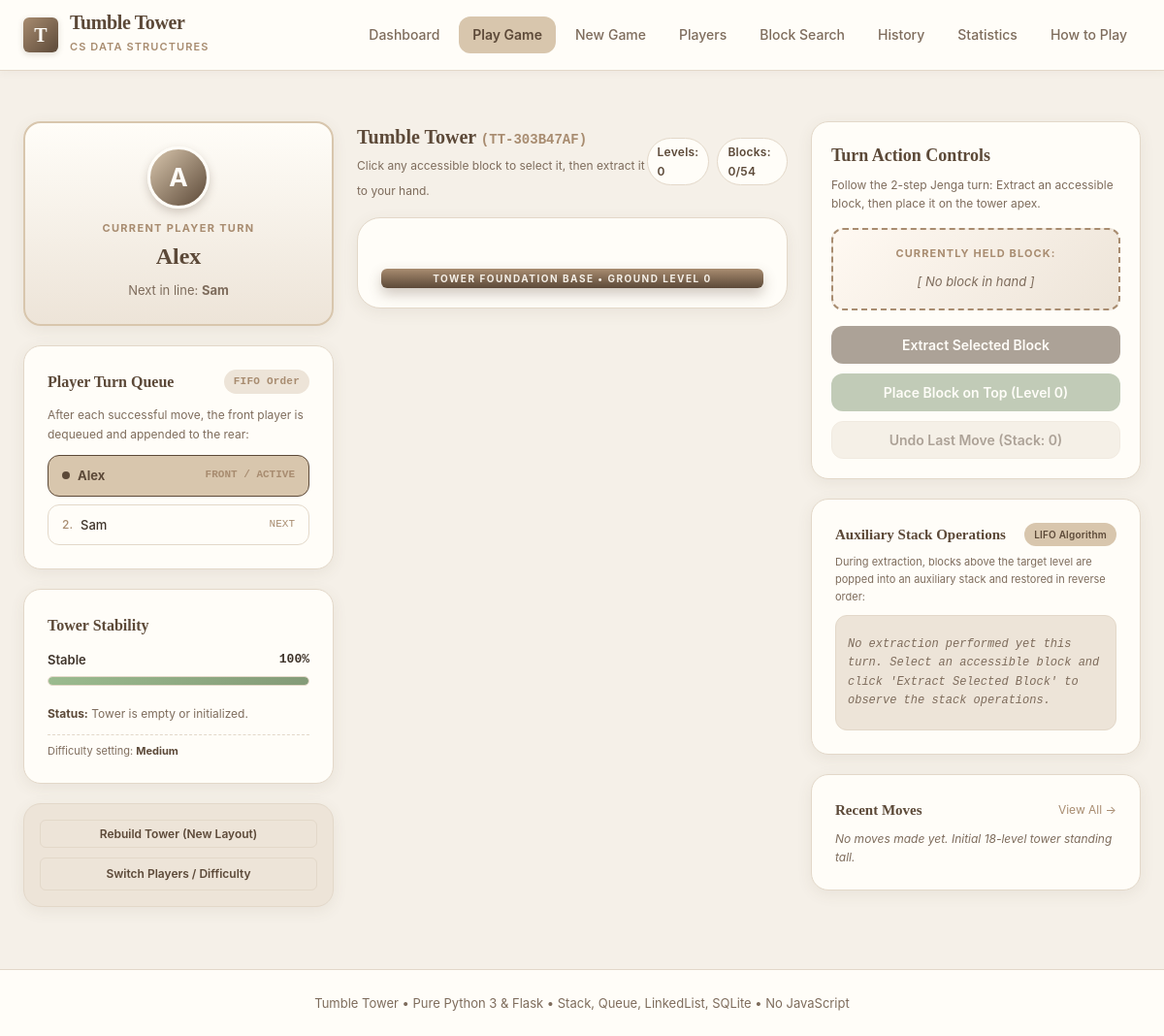
Screenshot of /game with the database file from the repository.
### tables this page shows
CREATE TABLE games (
                    id TEXT PRIMARY KEY,
                    status TEXT NOT NULL,       -- 'in_progress', 'collapsed', 'completed'
                    difficulty TEXT NOT NULL,   -- 'easy', 'medium', 'hard'
                    current_player TEXT,
                    winner TEXT,
                    total_moves INTEGER DEFAULT 0,
                    total_levels INTEGER DEFAULT 18,
                    blocks_remaining INTEGER DEFAULT 54,
                    collapse_reason TEXT,
                    game_data TEXT NOT NULL,    -- Complete JSON serialization of engine state
                    created_at TEXT NOT NULL,
                    updated_at TEXT NOT NULL
                );

### tumble_tower/app.py (the view, shortened to what this page needs)
@app.route("/game")
def gameplay():
    engine = get_or_create_engine()
    game_dict = engine.to_dict()
    accessible_block_ids = set()
    return render_template(
        "game.html",
        game=game_dict,
        accessible_ids=accessible_block_ids,
        active_page="game"
    )

### tumble_tower/app.py (called while the page is built, shortened)
def get_or_create_engine():
    game_id = session.get("current_game_id")
    if game_id and game_id in active_games:
        return active_games[game_id]
    if game_id:
        data = db.load_game(game_id)
        if data:
            engine = GameEngine.from_dict(data)
            active_games[game_id] = engine
            return engine
    saved = db.list_saved_games(limit=1)
    if saved:
        saved_id = saved[0]["id"]
        data = db.load_game(saved_id)
        if data:
            engine = GameEngine.from_dict(data)
            active_games[saved_id] = engine
            session["current_game_id"] = saved_id
            return engine

### tumble_tower/database.py (called while the page is built)
    def get_connection(self):
        conn = sqlite3.connect(self.db_path)
        conn.row_factory = sqlite3.Row
        return conn

    def load_game(self, game_id):
        with self.get_connection() as conn:
            cursor = conn.cursor()
            cursor.execute("SELECT game_data FROM games WHERE id = ?", (game_id,))
            row = cursor.fetchone()
            if row:
                return json.loads(row["game_data"])
        return None

    def list_saved_games(self, limit=10):
        with self.get_connection() as conn:
            cursor = conn.cursor()
            cursor.execute("""
                SELECT id, status, difficulty, current_player, total_moves, total_levels, updated_at
                FROM games
                WHERE status = 'in_progress'
                ORDER BY updated_at DESC
                LIMIT ?
            """, (limit,))
            return [dict(row) for row in cursor.fetchall()]

### tumble_tower/game_engine.py (called while the page is built)
    def restore_from_snapshot(self, snapshot):
        self.game_id = snapshot.get("game_id", self.game_id)
        self.difficulty = snapshot.get("difficulty", "medium")
        self.status = snapshot.get("status", "in_progress")
        self.total_moves = snapshot.get("total_moves", 0)
        self.wobbly_moves_count = snapshot.get("wobbly_moves_count", 0)
        self.winner = snapshot.get("winner")
        self.collapse_reason = snapshot.get("collapse_reason")
        self.collapse_level = snapshot.get("collapse_level")
        self.player_queue = Queue.from_list(snapshot.get("player_queue", []))
        self.tower = LinkedList.from_list(snapshot.get("tower", []))
        self.selected_block_id = snapshot.get("selected_block_id")
        held_data = snapshot.get("held_block")
        self.held_block = Block.from_dict(held_data) if held_data else None

### tumble_tower/templates/game.html (shortened to what this page needs)
{% extends "base.html" %}
{% block content %}
<div class="game-grid">
  <aside class="sidebar-panel">
    <div class="card player-turn-card">
      <div class="turn-avatar">
        {{ (game.current_player or "P")[0]|upper }}
      </div>
      <div class="turn-label">Current Player Turn</div>
      <div class="turn-name">{{ game.current_player or "None" }}</div>
      <div class="turn-next">
        Next in line: <strong>{{ game.next_player or "None" }}</strong>
      </div>
    </div>
    <div class="card">
      <div style="display: flex; justify-content: space-between; align-items: center; margin-bottom: 12px;">
        <h4 style="font-family: var(--font-serif); font-size: 16px; color: var(--dark-brown);">Player Turn Queue</h4>
        <span class="badge" style="background-color: var(--bg-secondary); color: var(--muted-brown); font-family: var(--font-mono); font-size: 11px;">
          FIFO Order
        </span>
      </div>
      <p style="font-size: 12px; color: var(--text-muted); margin-bottom: 12px;">
        After each successful move, the front player is dequeued and appended to the rear:
      </p>
      <ul class="queue-list">
        {% for player in game.player_queue %}
          <li class="queue-item {% if loop.first %}active{% endif %}">
            <div style="display: flex; align-items: center; gap: 8px;">
              {% if loop.first %}
                <span style="display: inline-block; width: 8px; height: 8px; border-radius: 50%; background-color: var(--dark-brown);"></span>
              {% else %}
                <span style="color: var(--muted-brown); font-size: 12px;">{{ loop.index }}.</span>
              {% endif %}
              <span>{{ player }}</span>
            </div>
            <span class="queue-badge">
              {% if loop.first %}FRONT / ACTIVE{% elif loop.index == 2 %}NEXT{% else %}IN QUEUE{% endif %}
            </span>
          </li>
        {% endfor %}
      </ul>
    </div>
    <div class="card">
      <h4 style="font-family: var(--font-serif); font-size: 16px; color: var(--dark-brown); margin-bottom: 12px;">
        Tower Stability
      </h4>
      <div class="stability-meter-box">
        <div class="meter-header">
          <span style="text-transform: capitalize;">{{ game.stability.status }}</span>
          <span style="font-family: var(--font-mono);">{{ game.stability.stability_percentage }}%</span>
        </div>
        <div class="meter-track">
          <div class="meter-bar {{ game.stability.status }}" style="width: {{ game.stability.stability_percentage }}%;"></div>
        </div>
      </div>
      <div style="font-size: 12px; color: var(--text-muted); line-height: 1.5;">
        <strong style="color: var(--dark-brown);">Status:</strong> {{ game.stability.reason }}
      </div>
      <div style="margin-top: 12px; font-size: 11px; color: var(--text-muted); border-top: 1px dashed var(--borders); padding-top: 8px;">
        Difficulty setting: <strong style="text-transform: capitalize; color: var(--dark-brown);">{{ game.difficulty }}</strong>
      </div>
    </div>
    <div class="card" style="background-color: var(--bg-secondary); padding: 16px;">
      <div style="display: flex; flex-direction: column; gap: 10px;">
        <form action="{{ url_for('game_restart') }}" method="POST" onsubmit="return true;">
          <button type="submit" class="btn btn-secondary btn-sm btn-full">
            Rebuild Tower (New Layout)
          </button>
        </form>
        <a href="{{ url_for('setup') }}" class="btn btn-secondary btn-sm btn-full" style="text-align: center;">
          Switch Players / Difficulty
        </a>
      </div>
    </div>
  </aside>
  <main class="tower-arena">
    <div class="arena-header">
      <div>
        <h3 style="font-family: var(--font-serif); font-size: 20px; color: var(--dark-brown);">
          Tumble Tower <span style="font-size: 14px; color: var(--muted-brown); font-family: var(--font-mono);">({{ game.game_id }})</span>
        </h3>
        <span style="font-size: 12px; color: var(--text-muted);">
          Click any accessible block to select it, then extract it to your hand.
        </span>
      </div>
      <div style="display: flex; gap: 8px;">
        <span class="badge" style="background-color: var(--bg-card); border: 1px solid var(--borders); color: var(--dark-brown);">
          Levels: {{ game.total_levels }}
        </span>
        <span class="badge" style="background-color: var(--bg-card); border: 1px solid var(--borders); color: var(--dark-brown);">
          Blocks: {{ game.blocks_remaining }}/54
        </span>
      </div>
    </div>
    <div class="tower-stage">
      <div class="tower-pedestal">
        Tower Foundation Base &bull; Ground Level 0
      </div>
    </div>
  </main>
  <aside class="sidebar-panel">
    <div class="card action-box">
      <h4 style="font-family: var(--font-serif); font-size: 18px; color: var(--dark-brown); margin-bottom: 6px;">
        Turn Action Controls
      </h4>
      <p style="font-size: 12px; color: var(--text-muted); margin-bottom: 16px;">
        Follow the 2-step Jenga turn: Extract an accessible block, then place it on the tower apex.
      </p>
      <div class="held-block-display">
        <div class="held-block-title">Currently Held Block:</div>
        {% if game.held_block %}
          <div class="held-block-item" style="background-color: {{ game.held_block.hex_color }}; color: var(--dark-brown);">
            {{ game.held_block.id }} &bull; {{ game.held_block.color }}
          </div>
          <p style="font-size: 11px; color: var(--text-muted); margin-top: 6px;">
            Extracted from Level {{ game.held_block.level }}. Ready for top placement!
          </p>
        {% else %}
          <span style="font-size: 13px; color: var(--text-muted); font-style: italic;">
            [ No block in hand ]
          </span>
        {% endif %}
      </div>
      <div style="display: flex; flex-direction: column; gap: 10px;">
        <form action="{{ url_for('game_remove') }}" method="POST">
          <button
            type="submit"
            class="btn btn-primary btn-full"
            {% if not game.selected_block_id or game.held_block or game.status == 'collapsed' or game.selected_block_id not in accessible_ids %}disabled{% endif %}
          >
            Extract Selected Block
          </button>
        </form>
        <form action="{{ url_for('game_place') }}" method="POST">
          <button
            type="submit"
            class="btn btn-success btn-full"
            {% if not game.held_block or game.status == 'collapsed' %}disabled{% endif %}
          >
            Place Block on Top (Level {{ game.total_levels }})
          </button>
        </form>
        <form action="{{ url_for('game_undo') }}" method="POST">
          <button
            type="submit"
            class="btn btn-secondary btn-full"
            {% if not game.can_undo %}disabled{% endif %}
            title="Reverses the most recent move and restores tower arrangement"
          >
            Undo Last Move (Stack: {{ game.history|length }})
          </button>
        </form>
      </div>
    </div>
    <div class="card">
      <div style="display: flex; justify-content: space-between; align-items: center; margin-bottom: 8px;">
        <h4 style="font-family: var(--font-serif); font-size: 15px; color: var(--dark-brown);">
          Auxiliary Stack Operations
        </h4>
        <span class="badge" style="background-color: var(--primary-beige); color: var(--dark-brown); font-size: 10px;">
          LIFO Algorithm
        </span>
      </div>
      <p style="font-size: 11px; color: var(--text-muted); margin-bottom: 10px;">
        During extraction, blocks above the target level are popped into an auxiliary stack and restored in reverse order:
      </p>
      <div class="aux-trace-card">
        {% if game.auxiliary_trace %}
          {% for op in game.auxiliary_trace %}
            <div class="aux-trace-item">
              <span class="aux-step-badge">Step {{ op.step }}:</span>
              <span>{{ op.description }}</span>
            </div>
          {% endfor %}
        {% else %}
          <div style="color: var(--text-muted); font-style: italic; padding: 8px 0;">
            No extraction performed yet this turn. Select an accessible block and click 'Extract Selected Block' to observe the stack operations.
          </div>
        {% endif %}
      </div>
    </div>
    <div class="card">
      <div style="display: flex; justify-content: space-between; align-items: center; margin-bottom: 8px;">
        <h4 style="font-family: var(--font-serif); font-size: 15px; color: var(--dark-brown);">Recent Moves</h4>
        <a href="{{ url_for('history') }}" style="font-size: 12px; color: var(--muted-brown); text-decoration: none;">View All &rarr;</a>
      </div>
      {% if game.history %}
        <div style="display: flex; flex-direction: column; gap: 8px;">
          {% for m in game.history[-3:]|reverse %}
            <div style="font-size: 12px; padding: 8px 10px; background-color: var(--bg-secondary); border-radius: var(--radius-sm); border: 1px solid var(--borders);">
              <div style="display: flex; justify-content: space-between; font-weight: 600; color: var(--dark-brown);">
                <span>Move #{{ m.move_number }}: {{ m.player_name }}</span>
                <span style="font-family: var(--font-mono);">{{ m.block_id }}</span>
              </div>
              <div style="color: var(--text-muted); font-size: 11px; margin-top: 2px;">
                L{{ m.prev_level }} (Pos {{ m.prev_position }}) &rarr; L{{ m.new_level }} (Pos {{ m.new_position }})
              </div>
            </div>
          {% endfor %}
        </div>
      {% else %}
        <p style="font-size: 12px; color: var(--text-muted); font-style: italic;">
          No moves made yet. Initial 18-level tower standing tall.
        </p>
      {% endif %}
    </div>
  </aside>
</div>
{% endblock %}

### rows the page displays
games: current_player "Alex", difficulty "Medium", game_id "TT-303B47AF"

### other values shown
{{ (game.current_player or "P")[0]|upper }} "A"
{{ game.next_player or "None" }} "Sam"
{{ player }} "Alex" "Sam"
{{ game.stability.status }} "Stable"
{{ game.stability.stability_percentage }} "100"
{{ game.stability.reason }} "Tower is empty or initialized."
{{ game.total_levels }} "0"
{{ game.blocks_remaining }} "0"
{{ game.history|length }} "0"
